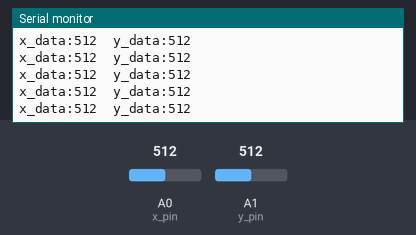
This sketch was run on a simulated Arduino Uno, built with avr-gcc and run on an emulated ATmega328P. On the bench: the last lines printed to the serial monitor. Inputs (shaded band) come from the test bench; at power-on: A0 (x_pin) = 512, A1 (y_pin) = 512.

Above: at 1.2 s.
1.3 s: A0 (x_pin) set to 716
At 1.31 s:
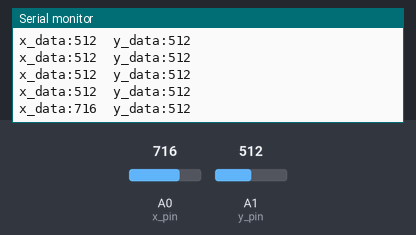
2.8 s: A1 (y_pin) set to 716
At 2.82 s:
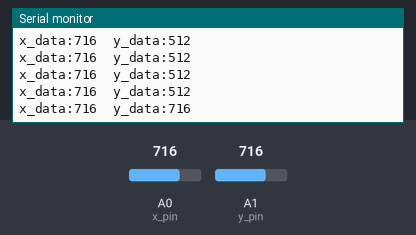
4.3 s: A0 (x_pin) set to 900
At 4.33 s:
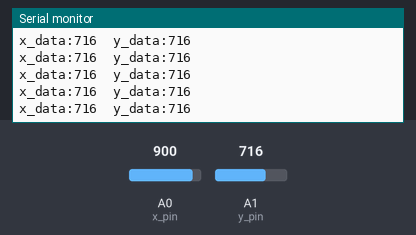
5.8 s: A1 (y_pin) set to 900
At 5.85 s:
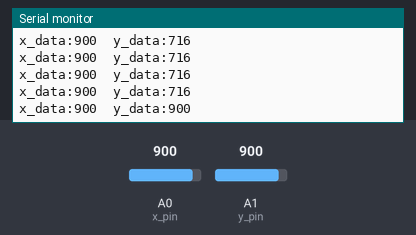
Timing chart, 0 to 8.3 s (numbered marks = the images above; inputs shaded):
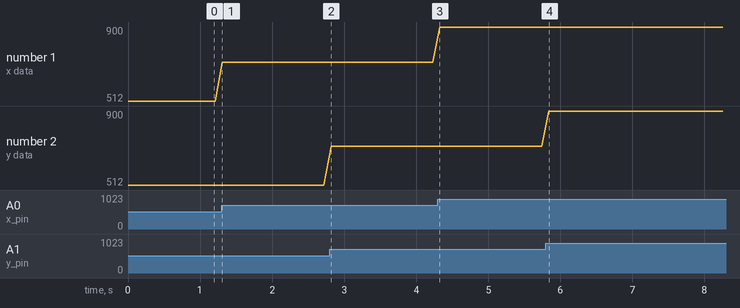

The sketch:

JoystickLEDCode.ino
```cpp
/* This code is to make a joystick control LEDs based on the direction of the joystick and the LED placement
   Programmer: Pranay Ranjan
   Date: 1/17/2024

*/
// Set analog and digital pins to variables for data reading of the joystick and the pins numbers for LEDs
int x_pin = A0;
int y_pin = A1;
int l_led = 11;
int r_led = 9;
int f_led = 8;
int b_led = 10;

void setup(){ // run once
  Serial.begin(9600); // start the serial monitor
  pinMode(x_pin, INPUT); // Set "x_pin" as INPUT through pinMode
  pinMode(y_pin, INPUT); // Set "y_pin" as INPUT through pinMode
}

void loop(){ // runs infinitely
  // sets the integer value of "x_data" and "y_data" to the values that are stored in "x_pin" and "y_pin" by reading the analog values
  int x_data = analogRead(x_pin);
  int y_data = analogRead(y_pin);

  // makes the Serial monitor print out the x_data and y_data every 100 milliseconds in a formatted way
  Serial.print("x_data:");
  Serial.print(x_data);
  Serial.print("\t");
  Serial.print("y_data:");
  Serial.println(y_data);
  delay(100);

  /* The output value from the joystick for X_data and y_data will be between 0 and 1023. It will be zero at one end and 1023 at other end
   *  we set the threshhold of 100 and 900 so that LEDs respond only when joystick is turned at extream end and not in central position
    */
  // if statement that if the joystick on the x axis is above 900 (in the left direction) then the left LED turns on
  if(x_data > 900)
    digitalWrite(l_led, HIGH);


  // else if statement that if the joystick on the x axis is below 100 (in the right direction) then the right LED turns on
  else if (x_data < 100)
    digitalWrite(r_led, HIGH);

  // when the joystick is not in the direction left or direction right, both LEDs stay off
  else {
    digitalWrite(l_led, LOW);
    digitalWrite(r_led, LOW);
  }

  // if statement that if the joystick on the y axis is above 900 (in the front direction) then the front LED turns on
  if(y_data > 900)
    digitalWrite(f_led, HIGH);

  // else if statement that if the joystick on the y axis is below 100 (in the back direction) then the back LED turns on
  else if (y_data < 100)
    digitalWrite(b_led, HIGH);

  // if the joystick is neither above 900 or below 100 (not at ends) then both front and back LEDs are off
  else {
    digitalWrite(f_led, LOW);
    digitalWrite(b_led, LOW);
  }
}
```

Measured:
- after the input at 1.3 s, the serial monitor: prints a new line at once (image 1)
- after the input at 2.8 s, the serial monitor: prints a new line at once (image 2)
- after the input at 5.8 s, the serial monitor: prints a new line at once (image 4)
- plotted number 1: 512 → 716 after the input at 1.3 s, 716 → 900 after the input at 4.3 s
